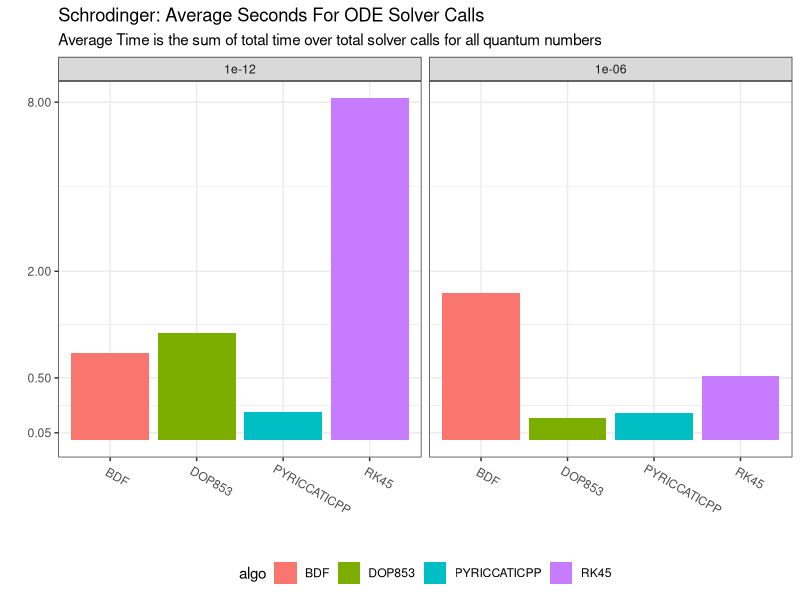
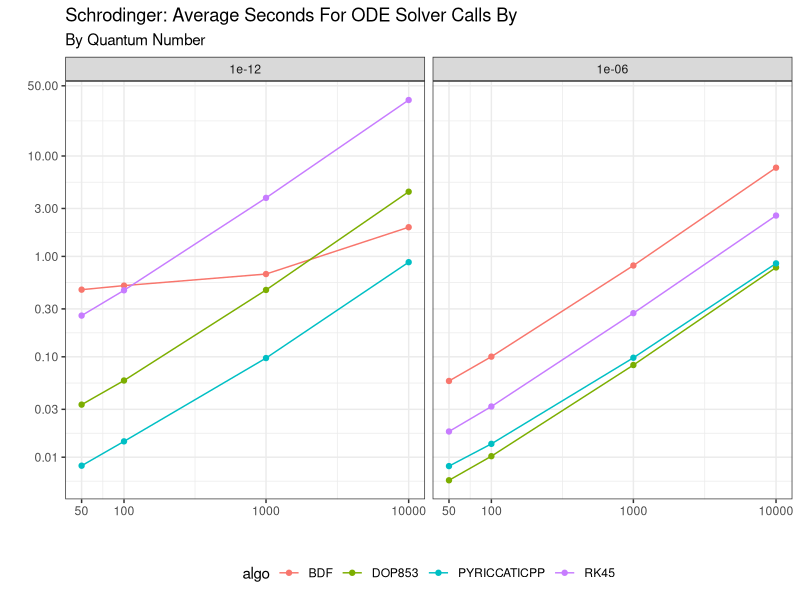
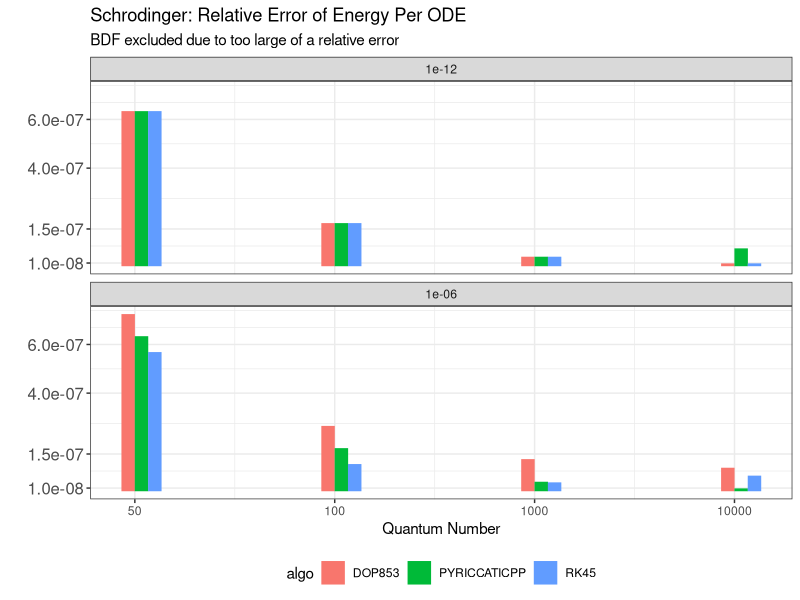
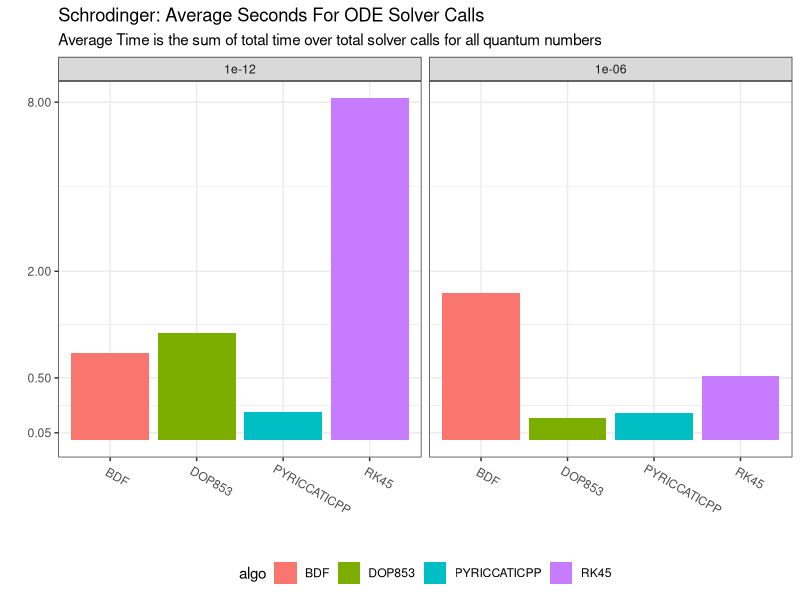
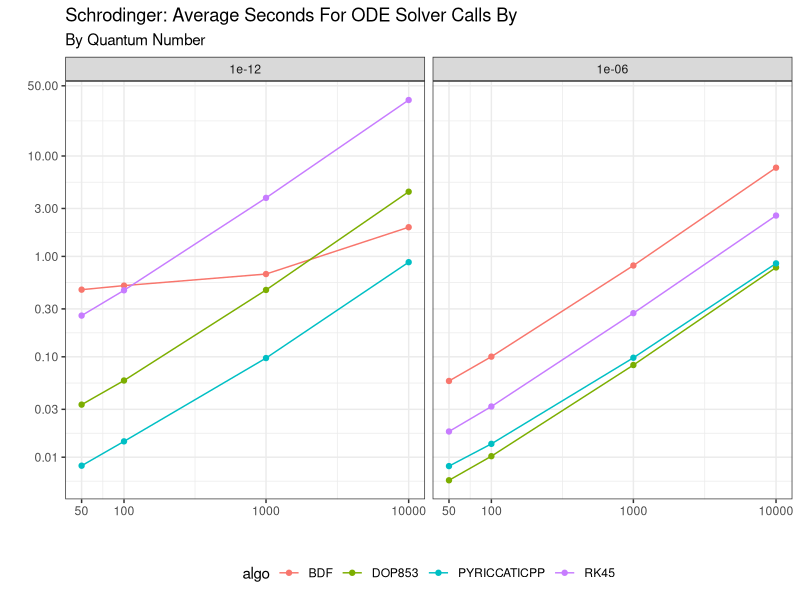
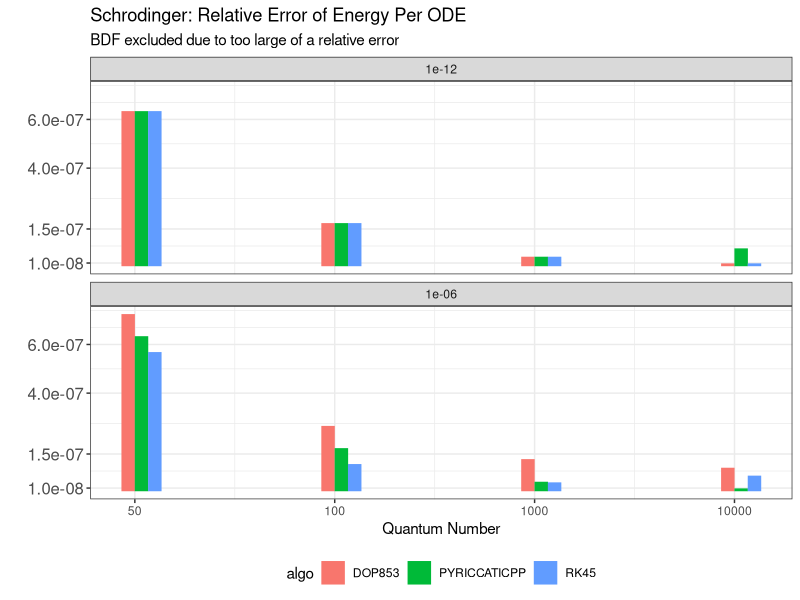

Source code (R) for these figures, in order:
library(data.table)
library(ggplot2)
library(patchwork)

bench_dt = fread("./benchmarks/output/schrodinger_times2.csv")
bench_dt = unique(bench_dt)
bench_dt[, algo := strsplit(name, " ")[[1]][1], name]
algo_args = \(x) {
  return(paste0("[", strsplit(x, "\\[",perl = TRUE)[[1]][2]))
}
bench_dt[, algo_args := algo_args(name), .I]

prob_args = \(x) {
  return(paste0("[", strsplit(x, "\\]\\[", perl = TRUE)[[1]][2]))
}
bench_dt[1, prob_args(name)]
bench_dt[, prob_args := prob_args(name), .I]
bench_dt[, name := NULL]
bench_dt[grepl("1e-06", algo_args), eps := 1e-06]
bench_dt[!grepl("1e-06", algo_args), eps := 1e-12]
bench_dt[, algo_plus := algo]
bench_dt[grepl("n=20", algo_args), algo_plus := paste0(algo, ":n=20")]
bench_dt[grepl("n=35", algo_args), algo_plus := paste0(algo, ":n=35")]
bench_dt = bench_dt[!grepl("n=20", algo_args)]
setkey(bench_dt, eps, algo_plus)
bench_sum_dt = bench_dt[, .(
  sum_time = sum(time),
  sum_count = sum(count),
  sd_time = sd(time),
  sd_count = sd(count)),
  .(algo, algo_plus, algo_args, eps)]
bench_sum_dt[, per_call := sum_time/sum_count]
setkey(bench_sum_dt, eps, algo_plus)
schrod_bench_plot = ggplot(bench_sum_dt, aes(x = algo, y = per_call, fill = algo)) +
  geom_bar(stat = "identity") +
  scale_y_continuous(transform = "log1p", breaks = c(0.05, 0.5, 2, 8, 20, 128, 500, 2000)) +
  facet_wrap(vars(eps)) +
  ggtitle("Schrodinger: Average Seconds For ODE Solver Calls",
    "Average Time is the sum of total time over total solver calls for all quantum numbers") +
  xlab("") +
  ylab("") +
  theme_bw() +
  theme(legend.position="bottom") +
  theme(axis.text.x = element_text(angle = -30, vjust = 0.8, hjust=.1))
schrod_bench_plot
ggsave("./benchmarks/plots/schrodinger.png", schrod_bench_plot,
  width = 6, height = 4, units = "in")

bench_sum_dt = bench_dt[, .(
  sum_time = sum(time),
  sum_count = sum(count),
  mean_time = mean(time),
  mean_count = mean(count),
  mean_per_time = mean(time / count),
  sd_per_time = sd(time / count),
  sd_time = sd(time),
  sd_count = sd(count)),
  .(algo, algo_plus, algo_args, eps, prob_args)]
bench_sum_dt[, per_call := sum_time / sum_count]
bench_sum_dt[, lb := as.numeric(sub(".*\\blb=([0-9]+).*", "\\1", prob_args)), .I]
bench_sum_dt[, rb := as.numeric(sub(".*\\brb=([0-9]+).*", "\\1", prob_args)), .I]
bench_sum_dt[, prob_bounds := paste0(lb, "-", rb)]
bench_sum_dt[, prob_bounds := factor(prob_bounds, ordered = TRUE, levels =
    c("416-417", "1035-1037", "21930-21940", "471100-471110"))]
bench_sum_dt[, quantum_number := rep(c(50, 100, 1000, 10000),8)]
bench_sum_table_dt = bench_sum_dt[eps == 1e-6, .(algo, quantum_number, per_call)]
bench_sum_table_dt = dcast(bench_sum_table_dt, quantum_number ~ algo, value.var = "per_call")
bench_sum_table_dt[, `:=`(
  BDF = BDF / PYRICCATICPP,
  DOP853 = DOP853 / PYRICCATICPP,
  RK45 = RK45 / PYRICCATICPP
)]
bench_sum_table_dt[, PYRICCATICPP := NULL]
bench_sum_table_dt = bench_sum_table_dt[, lapply(.SD, \(x) format(x, digits = 4))]
knitr::kable(bench_sum_table_dt)
bench_sum_x_scale_dt = bench_sum_dt[1:4]
bench_sum_x_scale_dt[, quantum_number := c(50, 100, 1000, 10000)]
bench_sum_dt[, total_time_per_count := sum_time / sum_count]
bench_per_energy_plot = ggplot(bench_sum_dt, aes(x = lb, y = total_time_per_count, group = algo)) +
#  geom_ribbon(aes(ymin = mean_per_time - 2 * sd_per_time, ymax = mean_per_time + 2 * sd_per_time), fill = "grey70") +
  geom_line(aes(color = algo)) +
  geom_point(aes(color = algo)) +
  ggtitle("Schrodinger: Average Seconds For ODE Solver Calls By",
    "By Quantum Number") +
  scale_y_log10(breaks = c(0.01, 0.03, 0.1, 0.3, 1, 3, 10, 50)) +
  scale_x_log10(breaks = bench_sum_x_scale_dt[, lb], labels = bench_sum_x_scale_dt[, quantum_number]) +
  xlab("") +
  ylab("") +
  facet_wrap(vars(eps)) +
  theme_bw() +
  theme(legend.position="bottom")
bench_per_energy_plot
ggsave("./benchmarks/plots/schrodinger_energy.png", bench_per_energy_plot,
  width = 6, height = 4, units = "in")

bench_sum_dt[eps == 1e-12 & grepl("lb=471100;rb=471110", prob_args)]
# Error rates
err_dt = fread("./benchmarks/output/schrod2.csv")
err_dt[, algo := strsplit(name, " ")[[1]][1], name]
err_dt[, algo_args := algo_args(name), .I]
err_dt[, prob_args := prob_args(name), .I]
err_dt[grepl("1e-06", algo_args), eps := 1e-06]
err_dt[!grepl("1e-06", algo_args), eps := 1e-12]
err_dt[, algo_plus := algo]
err_dt[grepl("n=20", algo_args), algo_plus := paste0(algo, ":n=20")]
err_dt[grepl("n=35", algo_args), algo_plus := paste0(algo, ":n=35")]
err_dt[, rel_energy_err := abs(energy_error / energy_reference)]
# Just look at a slice
err_sub_dt = err_dt[energy_reference == 471103.777]
#err_sub_dt[, energy_reference := 471103.777]
setkey(err_sub_dt, eps, algo_plus)
knitr::kable(err_sub_dt[, .(algo_plus, algo_args, energy, energy_reference, energy_error, rel_energy_err)])

setkey(err_dt, name)
err_dt[, iter := NULL]
err_dt = unique(err_dt)
err_summary_dt = err_dt[,
  .(total_err = mean(energy_error),
    err_val = mean(rel_energy_err)),
  .(algo, algo_args, prob_args, eps)]
err_summary_dt = err_summary_dt[!grepl("n=20", algo_args)]
setkey(err_summary_dt, algo, eps, prob_args)
err_summary_dt[, lb := as.numeric(sub(".*\\blb=([0-9]+).*", "\\1", prob_args)), .I]
err_summary_dt[, rb := as.numeric(sub(".*\\brb=([0-9]+).*", "\\1", prob_args)), .I]
err_summary_dt[, prob_bounds := paste0(lb, "-", rb)]
err_summary_dt[, prob_bounds := factor(prob_bounds, ordered = TRUE, levels =
    c("416-417", "1035-1037", "21930-21940", "471100-471110"))]

err_summary_dt[, md := ((lb + rb) / 2.0) + lb]
err_summary_dt[, blah := as.numeric(as.factor(algo))]
setkey(err_summary_dt, eps, algo, algo_args, prob_bounds)
err_summary_dt[, bound_idx := as.numeric(prob_bounds)]
err_summary_dt[, test := seq(from = bound_idx - .1, to = bound_idx + .1, length.out = 4)[blah], .I]
err_summary_dt[rb == 417]
setkey(err_summary_dt, eps, algo, algo_args, prob_bounds)
err_summary_dt
err_summary_dt[, min(err_val)]
# We multiply by 1_000_000 and then divide so we can make the y axis logarithmic
# While still looking nice
schrod_err_plot = ggplot(err_summary_dt[algo != "BDF"],
  aes(x = test, y = err_val, color = algo, fill = algo)) +
  #  scale_y_log10(breaks = c(1, 2, 5, 10, 18, 30, 60)) +
  geom_bar(stat = "identity") +
  facet_wrap(vars(eps), nrow = 2, ncol = 1) +
  ggtitle("Schrodinger: Relative Error of Energy Per ODE",
    "BDF excluded due to too large of a relative error") +
  scale_x_continuous(labels = c(50, 100, 1000, 10000)) +
  scale_y_continuous(breaks = c(1e-8, 1.5e-7, 4e-7, 6e-7)) +
  xlab("Quantum Number") +
  ylab("") +
  theme_bw() +
  theme(legend.position="bottom", axis.text.y = element_text(size = 12))
schrod_err_plot
ggsave("./benchmarks/plots/schrodinger_err.png", schrod_err_plot,
  width = 6, height = 4, units = "in")

